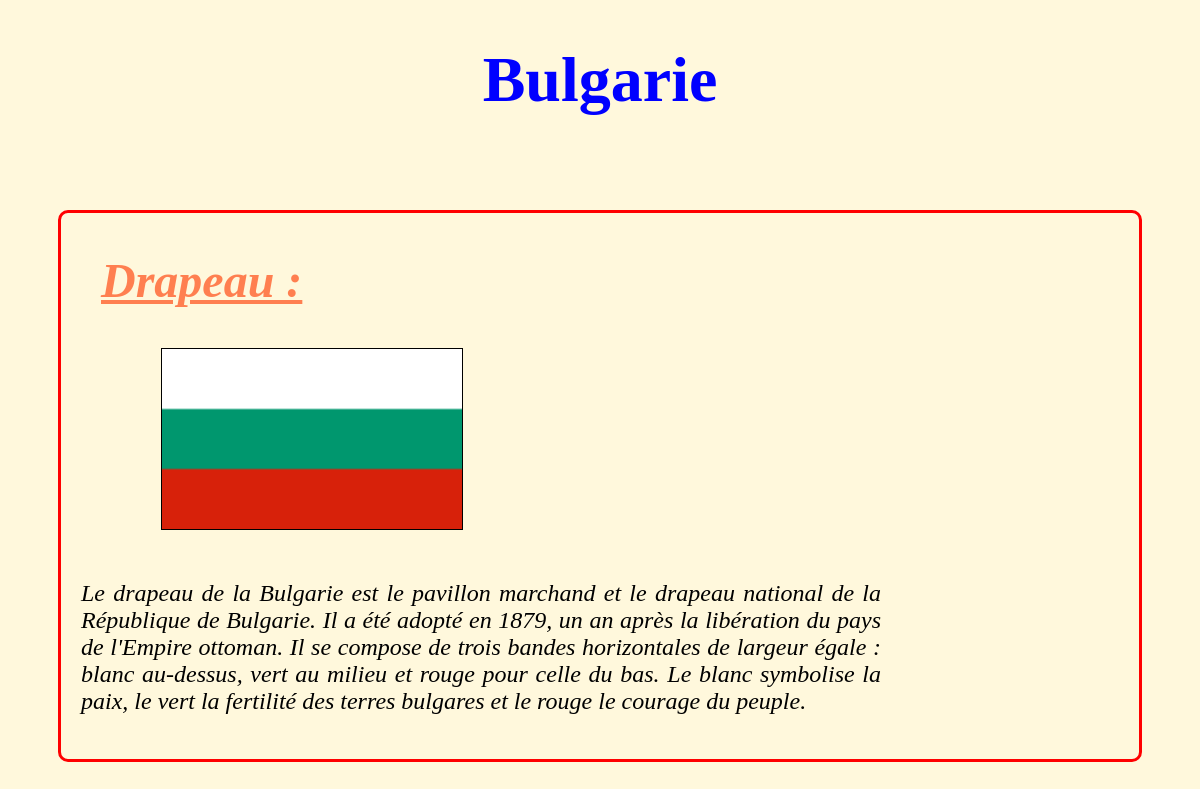
The page /pagePaysDetails.php?id=3 on the database its author committed.
### tables this page shows
CREATE TABLE `pays` (
  `idPays` int(10) UNSIGNED NOT NULL,
  `nom` varchar(50) DEFAULT NULL,
  `idDrapeau` int(10) UNSIGNED NOT NULL DEFAULT '0',
  `idPaysDecr` int(10) UNSIGNED NOT NULL DEFAULT '0',
  `idGeo` int(10) UNSIGNED NOT NULL DEFAULT '0'
);

CREATE TABLE `drapeau` (
  `idDrapeau` int(10) UNSIGNED NOT NULL,
  `imgDrapeau` varchar(100) DEFAULT NULL,
  `descriptif` text
);

### getDetailsPays.php (called while the page is built)
<?php
if(isset($_GET['id']) && !empty($_GET['id'])){
    require_once 'bddConfig.php';
    $id = intval($_GET['id']);
    $listePaysEurope = $bdd->prepare(""
            . "SELECT "
            . "pays.nom, "
            . "drapeau.imgDrapeau, "
            . "drapeau.descriptif "
            . "FROM pays, drapeau "
            . "WHERE pays.idDrapeau = ?"
            . "AND drapeau.idDrapeau = ?"
            );
    $listePaysEurope->execute(array($id, $id));
    $detailPays = $listePaysEurope->fetch();
}else{
}

### pagePaysDetails.php (the view, shortened to what this page needs)
<?php require_once 'getDetailsPays.php'; ?>
<!DOCTYPE html>
<html>
    <head>
        <link href="css/styleEurope.css" rel="stylesheet" type="text/css"/>
    </head>
    <body>
        <h1><?php echo $detailPays['nom']; ?></h1>
        <div id="divDrapeau">
            <?php if(isset($_GET['id']) && !empty($_GET['id'])){ ?>
            <h2>Drapeau :</h2>
            <img src="img/drapeaux_150px/<?php echo $detailPays['imgDrapeau']; ?>">
            <p><?php echo $detailPays['descriptif']; ?></p>
            <?php }else { ?>
            <h2>Désolé cette page n'exite pas</h2>
            <?php } ?>
        </div>
    </body>
</html>

### css/styleEurope.css (style rules this page uses)
body { background-color: cornsilk; font-family: Times new roman, Arial, Verdana, sans-serif; }
h1 { font-size: 4em; font-weight: bold; text-align: center; color: blue; }
#divDrapeau { border: red 3px solid; border-radius: 10px; margin: 50px; padding: 20px; font-size: 1.5em; font-style: italic; float: left; display: inline-block; }
#divDrapeau h2 { font-size: 2em; font-weight: bold; color: coral; text-decoration: underline; text-align: left; padding-left: 20px; margin-top: 20px; }
#divDrapeau img { margin-left: 80px; margin-right: 20px; margin-bottom: 20px; width: 300px; border: black 1px solid; }
p { text-align: justify; display: inline-block; width: 800px; }

### rows shown on the page
pays: nom "Bulgarie", idDrapeau.imgDrapeau (picture), idDrapeau.descriptif "Le drapeau de la Bulgarie est le pavillon marchand et le drapeau national de la République de Bulgarie. Il a été adopté en 1879, un an après la libération du pays de l'Empire ottoman. Il se compose de trois bandes horizontales de largeur égale : blanc au-dessus, vert au milieu et rouge pour celle du bas. Le blanc symbolise la paix, le vert la fertilité des terres bulgares et le rouge le courage du peuple."
